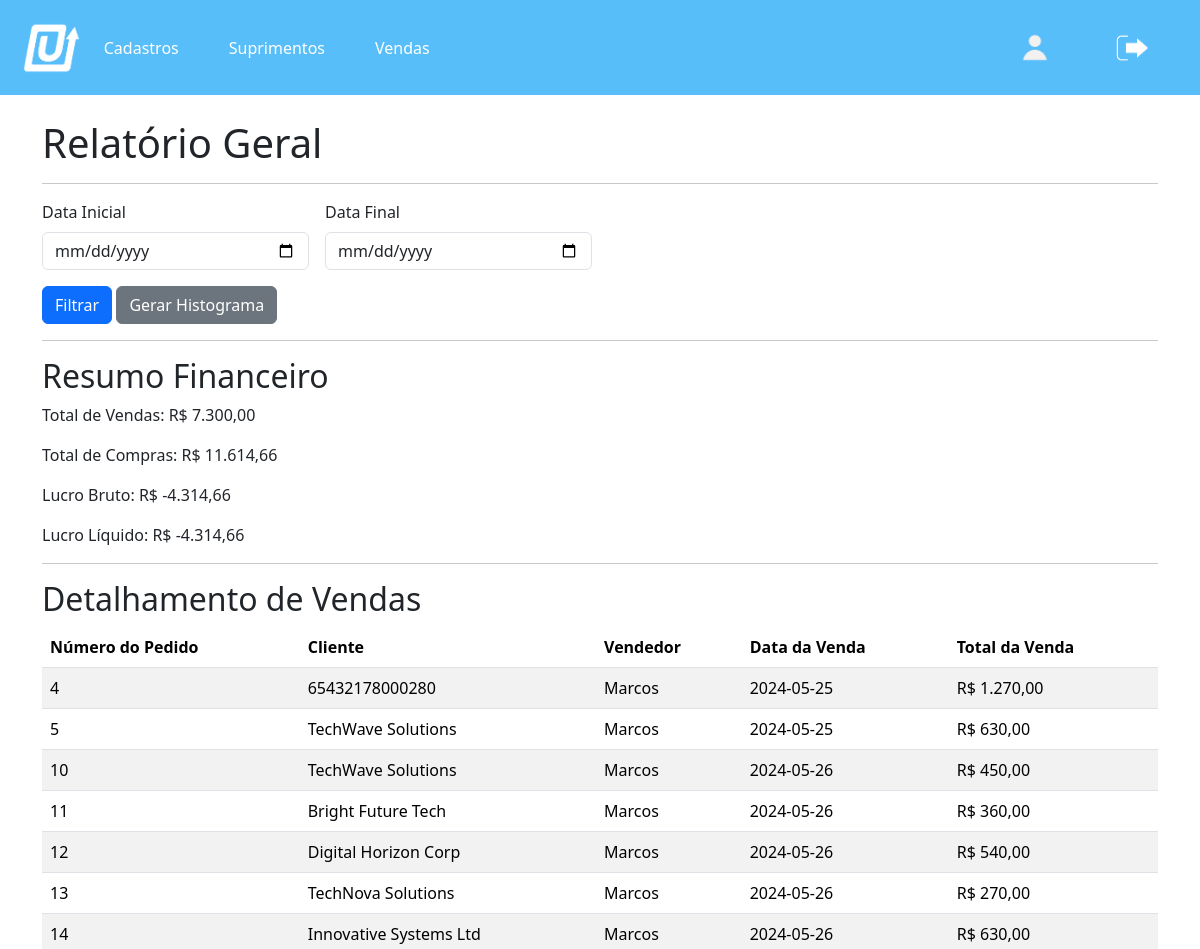
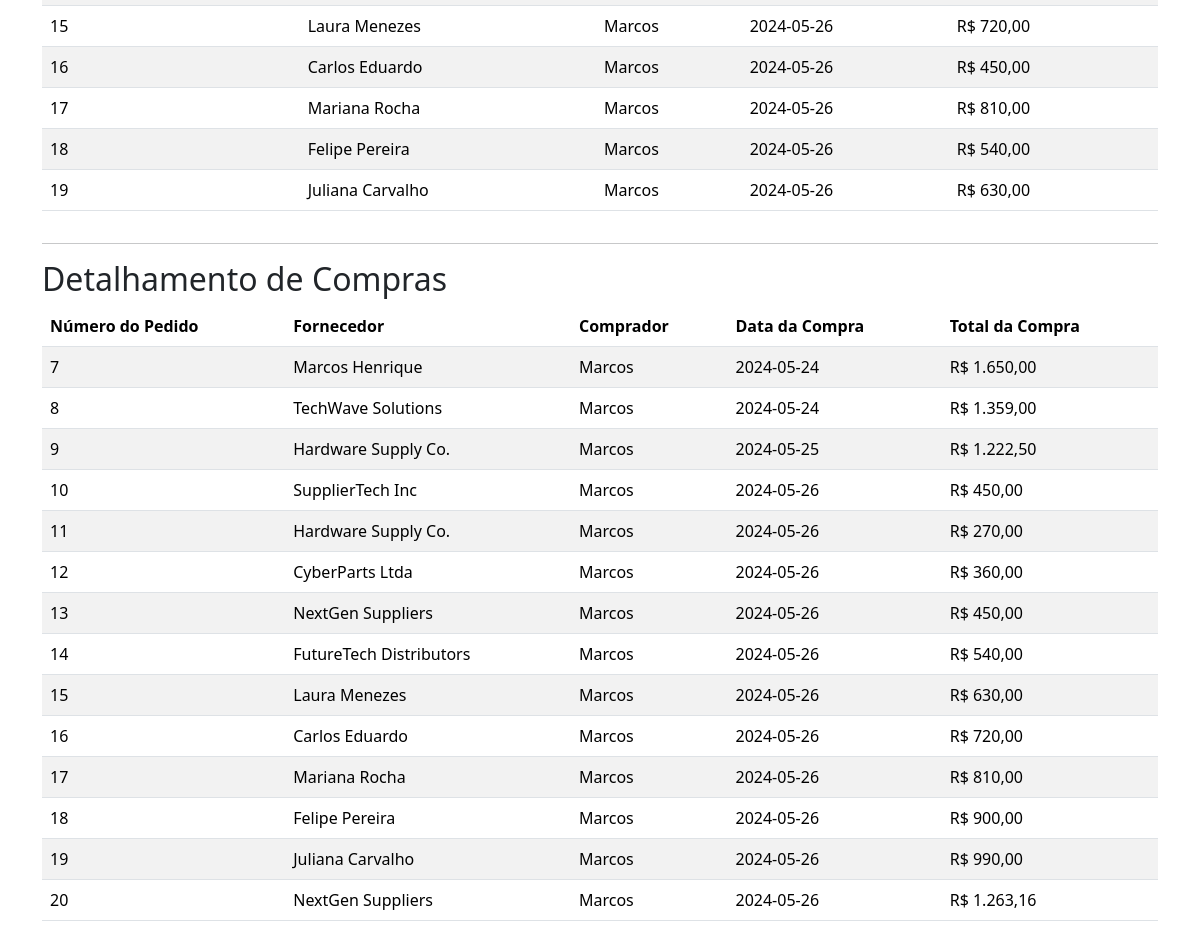
The app's page /Relatorios/relatorio_geral.php (signed in) with its own data (2 pictures, top to bottom).
### tables this page shows
CREATE TABLE `vendas` (
  `id` int(11) NOT NULL,
  `num_ped` int(11) NOT NULL,
  `cliente` varchar(255) NOT NULL,
  `vendedor` varchar(255) NOT NULL,
  `cond_pagamento` varchar(255) NOT NULL,
  `categoria` varchar(255) NOT NULL,
  `data_venda` date NOT NULL,
  `data_saida` date NOT NULL,
  `data_prevista` date NOT NULL,
  `id_usuario` int(11) NOT NULL,
  `num_itens` int(11) NOT NULL,
  `soma_quantidades` int(11) NOT NULL,
  `desconto_total_itens` decimal(10,2) NOT NULL,
  `total_itens` decimal(10,2) NOT NULL,
  `desconto_total_venda` decimal(10,2) NOT NULL,
  `total_venda` decimal(10,2) NOT NULL,
  `lancado_estoque` tinyint(1) DEFAULT 0,
  `frete_por_conta` varchar(255) DEFAULT NULL,
  `largura` decimal(10,2) DEFAULT NULL,
  `comprimento` decimal(10,2) DEFAULT NULL,
  `altura` decimal(10,2) DEFAULT NULL,
  `peso` decimal(10,2) DEFAULT NULL,
  `prazo_entrega` date DEFAULT NULL,
  `valor_frete` decimal(10,2) DEFAULT NULL,
  `status_aprovacao` enum('Pendente','Aprovado','Reprovado') DEFAULT 'Pendente'
);

CREATE TABLE `compras` (
  `id` int(11) NOT NULL,
  `num_ped` int(11) NOT NULL,
  `fornecedor` varchar(255) NOT NULL,
  `comprador` varchar(255) NOT NULL,
  `cond_pagamento` varchar(255) NOT NULL,
  `categoria` varchar(255) NOT NULL,
  `data_compra` date NOT NULL,
  `data_recebimento` date NOT NULL,
  `data_prevista` date NOT NULL,
  `id_usuario` int(11) NOT NULL,
  `num_itens` int(11) NOT NULL,
  `soma_quantidades` int(11) NOT NULL,
  `desconto_total_itens` decimal(10,2) NOT NULL,
  `total_itens` decimal(10,2) NOT NULL,
  `desconto_total_compra` decimal(10,2) NOT NULL,
  `total_compra` decimal(10,2) NOT NULL,
  `lancado_estoque` tinyint(1) DEFAULT 0
);

### Relatorios/relatorio_geral.php (the view, shortened to what this page needs)
<?php
require_once "../conexao.php";
$id_usuario = $_SESSION['id'];
$data_inicial = isset($_POST['data_inicial']) ? $_POST['data_inicial'] : "";
$data_final = isset($_POST['data_final']) ? $_POST['data_final'] : "";
$filtros = [];
$filtros_compras = [];
$filtros_sql = count($filtros) > 0 ? 'AND ' . implode(' AND ', $filtros) : '';
$filtros_sql_compras = count($filtros_compras) > 0 ? 'AND ' . implode(' AND ', $filtros_compras) : '';
$total_vendas_sql = "SELECT SUM(total_venda) AS total_vendas FROM vendas WHERE id_usuario = $id_usuario $filtros_sql";
$total_vendas_resultado = mysqli_query($conexao, $total_vendas_sql);
$total_vendas = mysqli_fetch_assoc($total_vendas_resultado)['total_vendas'] ?? 0;
$total_compras_sql = "SELECT SUM(total_compra) AS total_compras FROM compras WHERE id_usuario = $id_usuario $filtros_sql_compras";
$total_compras_resultado = mysqli_query($conexao, $total_compras_sql);
$total_compras = mysqli_fetch_assoc($total_compras_resultado)['total_compras'] ?? 0;
$lucro_bruto = $total_vendas - $total_compras;
$lucro_liquido = $lucro_bruto;
$vendas_sql = "SELECT * FROM vendas WHERE id_usuario = $id_usuario $filtros_sql";
$vendas_resultado = mysqli_query($conexao, $vendas_sql);
$compras_sql = "SELECT * FROM compras WHERE id_usuario = $id_usuario $filtros_sql_compras";
$compras_resultado = mysqli_query($conexao, $compras_sql);
$histograma_params = http_build_query([
    'data_inicial' => $data_inicial,
    'data_final' => $data_final,
    'id_usuario' => $id_usuario
]);
?>
<!DOCTYPE html>
<html lang="en">
<head>
    <link href="https://cdn.jsdelivr.net/npm/bootstrap@5.3.3/dist/css/bootstrap.min.css" rel="stylesheet"
>
    <link rel="stylesheet" href="../styleHeader.css">
</head>
<body>
    <header>
        <img src="../img/logo.png" alt="logo">
        <nav>
            <div class="dropdown">
                <button class="dropbtn">Cadastros</button>
            </div>
            <div class="dropdown">
                <button class="dropbtn">Suprimentos</button>
            </div>
            <div class="dropdown">
                <button class="dropbtn">Vendas</button>
            </div>
        </nav>
        <div>
            <button id="perfilBtn"><img class="perfil" src="../img/perfil.png" alt="Perfil"></button>
            <button id="logoutBtn"><img class="perfil" src="../img/sair.png" alt="Sair"></button>
        </div>
    </header>
    <div class="container mt-4">
        <h1>Relatório Geral</h1>
        <hr>
        <form action="relatorio_geral.php" method="POST" class="row g-3">
            <div class="col-md-3">
                <label for="data_inicial" class="form-label">Data Inicial</label>
                <input type="date" class="form-control" id="data_inicial" name="data_inicial" value="<?php echo $data_inicial; ?>">
            </div>
            <div class="col-md-3">
                <label for="data_final" class="form-label">Data Final</label>
                <input type="date" class="form-control" id="data_final" name="data_final" value="<?php echo $data_final; ?>">
            </div>
            <div class="col-12">
                <button type="submit" class="btn btn-primary">Filtrar</button>
                <a href="gerar_histograma_geral.php?<?php echo $histograma_params; ?>" class="btn btn-secondary">Gerar Histograma</a>
            </div>
        </form>
        <hr>
        <h2>Resumo Financeiro</h2>
        <p>Total de Vendas: R$ <?php echo number_format($total_vendas, 2, ',', '.'); ?></p>
        <p>Total de Compras: R$ <?php echo number_format($total_compras, 2, ',', '.'); ?></p>
        <p>Lucro Bruto: R$ <?php echo number_format($lucro_bruto, 2, ',', '.'); ?></p>
        <p>Lucro Líquido: R$ <?php echo number_format($lucro_liquido, 2, ',', '.'); ?></p>
        <hr>
        <h2>Detalhamento de Vendas</h2>
        <div class="table-responsive">
            <table class="table table-striped">
                <thead>
                    <tr>
                        <th>Número do Pedido</th>
                        <th>Cliente</th>
                        <th>Vendedor</th>
                        <th>Data da Venda</th>
                        <th>Total da Venda</th>
                    </tr>
                </thead>
                <tbody>
                    <?php if (mysqli_num_rows($vendas_resultado) > 0) {
                        while ($row = mysqli_fetch_assoc($vendas_resultado)) { ?>
                            <tr>
                                <td><?php echo $row['num_ped']; ?></td>
                                <td><?php echo $row['cliente']; ?></td>
                                <td><?php echo $row['vendedor']; ?></td>
                                <td><?php echo $row['data_venda']; ?></td>
                                <td>R$ <?php echo number_format($row['total_venda'], 2, ',', '.'); ?></td>
                            </tr>
                        <?php }
                    } else { ?>
                        <tr>
                            <td colspan="5">Nenhum pedido de venda encontrado.</td>
                        </tr>
                    <?php } ?>
                </tbody>
            </table>
        </div>
        <hr>
        <h2>Detalhamento de Compras</h2>
        <div class="table-responsive">
            <table class="table table-striped">
                <thead>
                    <tr>
                        <th>Número do Pedido</th>
                        <th>Fornecedor</th>
                        <th>Comprador</th>
                        <th>Data da Compra</th>
                        <th>Total da Compra</th>
                    </tr>
                </thead>
                <tbody>
                    <?php if (mysqli_num_rows($compras_resultado) > 0) {
                        while ($row = mysqli_fetch_assoc($compras_resultado)) { ?>
                            <tr>
                                <td><?php echo $row['num_ped']; ?></td>
                                <td><?php echo $row['fornecedor']; ?></td>
                                <td><?php echo $row['comprador']; ?></td>
                                <td><?php echo $row['data_compra']; ?></td>
                                <td>R$ <?php echo number_format($row['total_compra'], 2, ',', '.'); ?></td>
                            </tr>
                        <?php }
                    } else { ?>
                        <tr>
                            <td colspan="5">Nenhum pedido de compra encontrado.</td>
                        </tr>
                    <?php } ?>
                </tbody>
            </table>
        </div>
    </div>
</body>
</html>

### styleHeader.css (style rules this page uses)
body { margin: 0; }
header { background-color: #58befa; color: #fff; padding: 20px; display: flex; justify-content: space-between; align-items: center; height: 95px; position: relative; z-index: 1000; }
header img { padding: 2.5px; height: 55px; width: auto; }
header button { color: #fff; text-decoration: none; background-color: #58befa; padding: 8px 16px; border: none; border-radius: 4px; margin: 0 5px; cursor: pointer; }
header nav { margin-right: auto; }
nav { display: flex; }
.dropdown { margin-right: 8px; }
.perfil { padding: 1.7px; height: 37px; width: auto; }

### records on screen
vendas: num_ped "4", cliente "65432178000280", vendedor "Marcos", data_venda "2024-05-25", total_venda "1.270,00"
vendas: num_ped "5", cliente "TechWave Solutions", vendedor "Marcos", data_venda "2024-05-25", total_venda "630,00"
vendas: num_ped "10", cliente "TechWave Solutions", vendedor "Marcos", data_venda "2024-05-26", total_venda "450,00"
vendas: num_ped "11", cliente "Bright Future Tech", vendedor "Marcos", data_venda "2024-05-26", total_venda "360,00"
vendas: num_ped "12", cliente "Digital Horizon Corp", vendedor "Marcos", data_venda "2024-05-26", total_venda "540,00"
vendas: num_ped "13", cliente "TechNova Solutions", vendedor "Marcos", data_venda "2024-05-26", total_venda "270,00"
vendas: num_ped "14", cliente "Innovative Systems Ltd", vendedor "Marcos", data_venda "2024-05-26", total_venda "630,00"
vendas: num_ped "15", cliente "Laura Menezes", vendedor "Marcos", data_venda "2024-05-26", total_venda "720,00"
vendas: num_ped "16", cliente "Carlos Eduardo", vendedor "Marcos", data_venda "2024-05-26", total_venda "450,00"
vendas: num_ped "17", cliente "Mariana Rocha", vendedor "Marcos", data_venda "2024-05-26", total_venda "810,00"
vendas: num_ped "18", cliente "Felipe Pereira", vendedor "Marcos", data_venda "2024-05-26", total_venda "540,00"
vendas: num_ped "19", cliente "Juliana Carvalho", vendedor "Marcos", data_venda "2024-05-26", total_venda "630,00"
compras: num_ped "7", fornecedor "Marcos Henrique", comprador "Marcos", data_compra "2024-05-24", total_compra "1.650,00"
compras: num_ped "8", fornecedor "TechWave Solutions", comprador "Marcos", data_compra "2024-05-24", total_compra "1.359,00"
compras: num_ped "9", fornecedor "Hardware Supply Co.", comprador "Marcos", data_compra "2024-05-25", total_compra "1.222,50"
compras: num_ped "10", fornecedor "SupplierTech Inc", comprador "Marcos", data_compra "2024-05-26", total_compra "450,00"
compras: num_ped "11", fornecedor "Hardware Supply Co.", comprador "Marcos", data_compra "2024-05-26", total_compra "270,00"
compras: num_ped "12", fornecedor "CyberParts Ltda", comprador "Marcos", data_compra "2024-05-26", total_compra "360,00"
compras: num_ped "13", fornecedor "NextGen Suppliers", comprador "Marcos", data_compra "2024-05-26", total_compra "450,00"
compras: num_ped "14", fornecedor "FutureTech Distributors", comprador "Marcos", data_compra "2024-05-26", total_compra "540,00"
compras: num_ped "15", fornecedor "Laura Menezes", comprador "Marcos", data_compra "2024-05-26", total_compra "630,00"
compras: num_ped "16", fornecedor "Carlos Eduardo", comprador "Marcos", data_compra "2024-05-26", total_compra "720,00"
compras: num_ped "17", fornecedor "Mariana Rocha", comprador "Marcos", data_compra "2024-05-26", total_compra "810,00"
compras: num_ped "18", fornecedor "Felipe Pereira", comprador "Marcos", data_compra "2024-05-26", total_compra "900,00"
compras: num_ped "19", fornecedor "Juliana Carvalho", comprador "Marcos", data_compra "2024-05-26", total_compra "990,00"
compras: num_ped "20", fornecedor "NextGen Suppliers", comprador "Marcos", data_compra "2024-05-26", total_compra "1.263,16"

### other values on screen
$total_vendas "7.300,00"
$total_compras "11.614,66"
$lucro_bruto "-4.314,66"
$lucro_liquido "-4.314,66"
